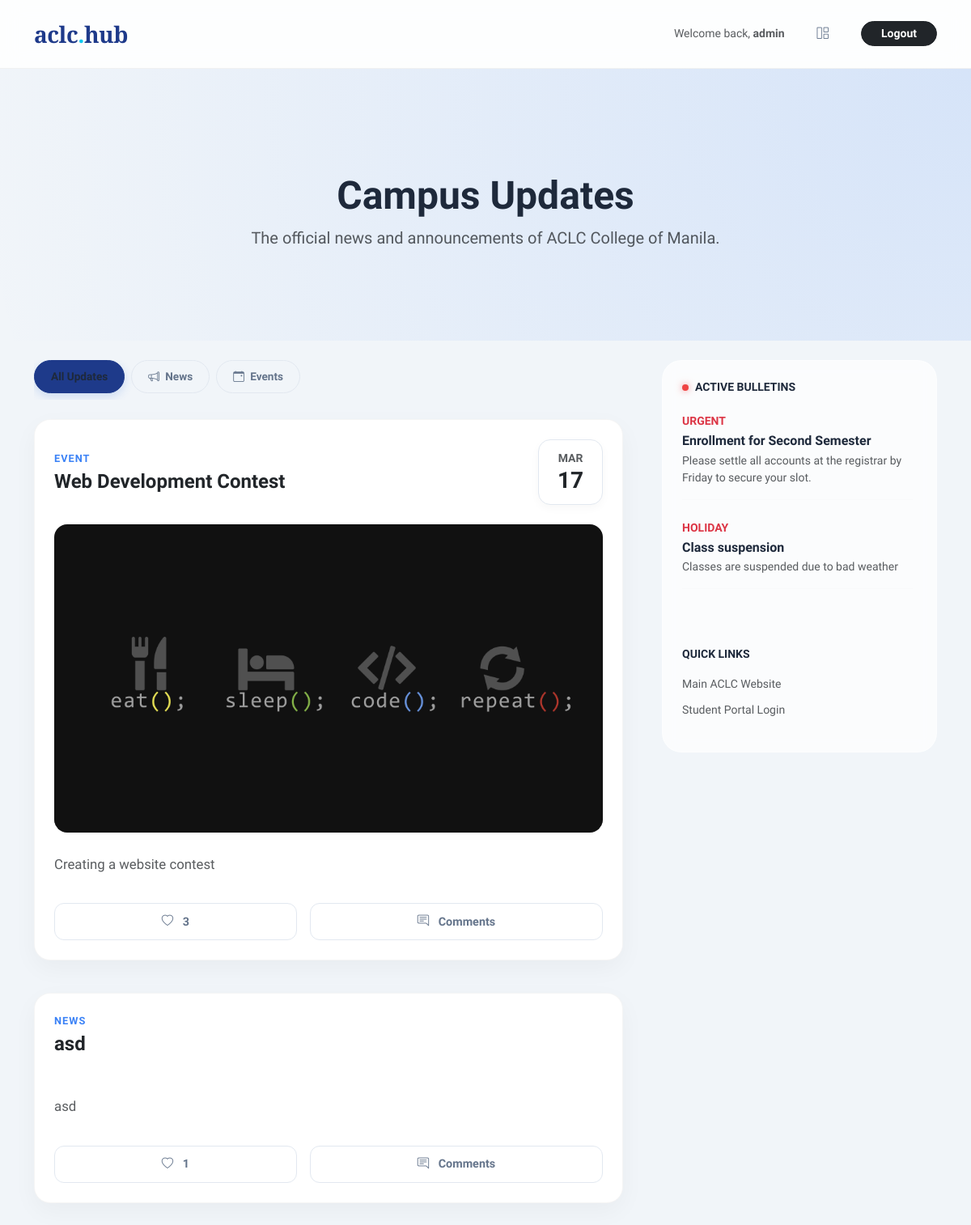
The page / (signed in) on the database its author committed.
### tables this page shows
CREATE TABLE `posts` (
  `id` int(11) NOT NULL,
  `title` varchar(255) NOT NULL,
  `content` text NOT NULL,
  `type` enum('news','event') DEFAULT 'news',
  `image_path` varchar(255) DEFAULT NULL,
  `likes` int(11) DEFAULT 0,
  `created_at` timestamp NOT NULL DEFAULT current_timestamp(),
  `event_date` date DEFAULT NULL
);

### index.php (the view, shortened to what this page needs)
<?php
require_once 'config/db.php';
$stmt = $pdo->query("SELECT * FROM posts WHERE created_at <= NOW() ORDER BY created_at DESC");
$posts = $stmt->fetchAll(PDO::FETCH_ASSOC);
?>
<!DOCTYPE html>
<html lang="en">
<head>
    <link href="https://cdn.jsdelivr.net/npm/bootstrap@5.3.0/dist/css/bootstrap.min.css" rel="stylesheet">
    <link rel="stylesheet" href="https://cdn.jsdelivr.net/npm/bootstrap-icons@1.11.3/font/bootstrap-icons.min.css">
    <link rel="stylesheet" href="assets/css/style.css">
</head>
<body>
    <nav class="navbar navbar-expand-lg navbar-elegant sticky-top">
        <div class="container">
            <a class="navbar-brand d-flex align-items-center" href="index.php">
                <span class="brand-text fs-3 fw-bold">aclc<span class="text-info">.</span>hub</span>
            </a>
            <div class="ms-auto d-flex align-items-center gap-3">
                <span class="text-muted small d-none d-md-block">Welcome back, <strong><?= htmlspecialchars($_SESSION['username']) ?></strong></span>
                <?php if ($_SESSION['role'] === 'admin'): ?>
                    <a href="admin.php" class="btn btn-sm btn-elegant border-0"><i class="bi bi-grid-1x2"></i></a>
                <?php endif; ?>
                <button onclick="confirmLogout(event)" class="btn btn-sm btn-dark rounded-pill px-4 fw-bold">Logout</button>
            </div>
        </div>
    </nav>
    <div class="hero-elegant text-center">
        <div class="hero-bg-container">
            <div class="container py-5">
                <h1 class="display-5 fw-bold mb-2">Campus Updates</h1>
                <p class="text-muted lead">The official news and announcements of ACLC College of Manila.</p>
            </div>
        </div>
    </div>
    <div class="container py-4">
        <div class="row g-5">
            <div class="col-lg-8">
                <div class="d-flex align-items-center gap-2 mb-4 overflow-auto pb-2 feed-filters">
                    <button class="filter-pill active" data-filter="all">All Updates</button>
                    <button class="filter-pill" data-filter="news"><i class="bi bi-megaphone me-1"></i> News</button>
                    <button class="filter-pill" data-filter="event"><i class="bi bi-calendar-event me-1"></i> Events</button>
                </div>
                <div id="feedContainer">
                    <?php foreach ($posts as $post): ?>
                        <div class="card elegant-card post-card" data-category="<?= $post['type'] ?>">
                            <div class="p-4 d-flex justify-content-between align-items-center">
                                <div>
                                    <div class="card-meta mb-1"><?= $post['type'] ?></div>
                                    <h2 class="h4 fw-bold mb-0"><?= htmlspecialchars($post['title']) ?></h2>
                                </div>
                                <?php if ($post['type'] == 'event'): ?>
                                    <?php $displayDate = !empty($post['event_date']) ? $post['event_date'] : $post['created_at']; ?>
                                    <div class="date-badge-elegant">
                                        <div class="small fw-bold text-uppercase text-muted"><?= date('M', strtotime($displayDate)) ?></div>
                                        <div class="h3 fw-bold mb-0 text-dark"><?= date('d', strtotime($displayDate)) ?></div>
                                    </div>
                                <?php endif; ?>
                            </div>
                            <?php if (!empty($post['image_path'])): ?>
                                <div class="px-4">
                                    <img src="<?= htmlspecialchars($post['image_path']) ?>" class="img-fluid rounded-4 w-100" alt="News Image" style="max-height: 450px; object-fit: cover;">
                                </div>
                            <?php endif; ?>
                            <div class="card-body p-4">
                                <p class="text-muted" style="line-height: 1.8; font-size: 1.05rem;">
                                    <?= nl2br(htmlspecialchars($post['content'])) ?>
                                </p>
                                <div class="d-flex gap-3 mt-2">
                                    <button class="btn btn-elegant flex-grow-1" onclick="likePost(<?= $post['id'] ?>, this)">
                                        <i class="bi bi-heart me-2"></i> <span id="likeCount_<?= $post['id'] ?>"><?= $post['likes'] ?></span>
                                    </button>
                                    <button class="btn btn-elegant flex-grow-1" data-bs-toggle="collapse" data-bs-target="#comments_<?= $post['id'] ?>">
                                        <i class="bi bi-chat-right-text me-2"></i> Comments
                                    </button>
                                </div>
                            </div>
                        </div>
                    <?php endforeach; ?>
                </div>
            </div>
            <div class="col-lg-4">
                <div class="sidebar-sticky">
                    <h6 class="fw-bold text-uppercase small letter-spacing-1 mb-4"><span class="alert-dot"></span>Active Bulletins</h6>
                    <div class="urgent-scroll">
                        <?php
                        if (file_exists('data/announcements.xml')) {
                            $xml = simplexml_load_file('data/announcements.xml');
                            foreach ($xml->announcement as $item) {
                                echo "
                                <div class='mb-4 pb-3 border-bottom border-light'>
                                    <div class='text-danger fw-bold small mb-1'>{$item->category}</div>
                                    <h6 class='fw-bold mb-1'>{$item->title}</h6>
                                    <p class='small text-muted mb-0'>{$item->description}</p>
                                </div>";
                            }
                        }
                        ?>
                    </div>
                    <div class="mt-5">
                        <h6 class="fw-bold text-uppercase small letter-spacing-1 mb-3">Quick Links</h6>
                        <ul class="list-unstyled">
                            <li class="mb-2"><a href="http://www.aclc.edu.ph/" class="text-decoration-none text-muted small hover-navy">Main ACLC Website</a></li>
                            <li class="mb-2"><a href="http://www.amaesonline.com/index_pscs.php" class="text-decoration-none text-muted small hover-navy">Student Portal Login</a></li>
                        </ul>
                    </div>
                </div>
            </div>
        </div>
    </div>
</body>
</html>

### assets/css/style.css (style rules this page uses)
:root { --aclc-navy: #1e3a8a; --aclc-cyan: #3b82f6; --elegant-bg: #f1f5f9; --text-dark: #1e293b; --text-muted: #64748b; }
body { font-family: 'Plus Jakarta Sans', 'Inter', 'Segoe UI', Tahoma, Geneva, Verdana, sans-serif; background-color: var(--elegant-bg); color: var(--text-dark); overflow-y: scroll; }
.card { border-radius: 1rem; border: 1px solid rgba(0, 0, 0, 0.04) !important; box-shadow: 0 6px 10px rgba(0, 0, 0, 0.03) !important; }
.elegant-card { background: #ffffff; border-radius: 20px !important; border: 1px solid rgba(0, 0, 0, 0.04) !important; box-shadow: 0 10px 30px rgba(0, 0, 0, 0.04) !important; transition: all 0.35s ease; overflow: hidden; margin-bottom: 2.5rem; }
.navbar-elegant { background: rgba(255, 255, 255, 0.85); backdrop-filter: blur(14px); border-bottom: 1px solid rgba(0, 0, 0, 0.05); padding: 1rem 0; }
.brand-text { font-family: 'Playfair Display', serif; color: var(--aclc-navy); letter-spacing: -0.5px; }
.hero-elegant { padding: 5rem 0 3rem 0; background: radial-gradient(circle at top right, rgba(59, 130, 246, 0.15), transparent); }
.card-meta { font-size: 0.8rem; text-transform: uppercase; letter-spacing: 1px; font-weight: 700; color: var(--aclc-cyan); }
.date-badge-elegant { background: #ffffff; border: 1px solid #e2e8f0; border-radius: 15px; padding: 12px; text-align: center; min-width: 80px; box-shadow: 0 4px 12px rgba(0, 0, 0, 0.03); }
.btn-elegant { background: transparent; border: 1px solid #e2e8f0; color: var(--text-muted); border-radius: 12px; padding: 0.7rem 1.5rem; font-weight: 600; font-size: 0.9rem; transition: all 0.2s; }
.urgent-scroll { max-height: 420px; overflow-y: auto; padding-right: 5px; }
.alert-dot { height: 8px; width: 8px; background-color: #ef4444; border-radius: 50%; display: inline-block; margin-right: 8px; box-shadow: 0 0 8px rgba(239, 68, 68, 0.6); }
.sidebar-sticky { top: 100px; padding: 1.5rem; background: rgba(255, 255, 255, 0.7); backdrop-filter: blur(10px); border-radius: 24px; border: 1px solid rgba(255, 255, 255, 0.4); }
.feed-filters { -ms-overflow-style: none; scrollbar-width: none; }
.filter-pill { background-color: var(--white); color: #64748b; border: 1px solid #e2e8f0; border-radius: 50px; padding: 0.6rem 1.25rem; font-size: 0.85rem; font-weight: 600; cursor: pointer; transition: all 0.3s cubic-bezier(0.16, 1, 0.3, 1); white-space: nowrap; }
.filter-pill.active { background-color: var(--aclc-navy); color: var(--white); border-color: var(--aclc-navy); box-shadow: 0 4px 12px rgba(46, 110, 220, 0.189); }

### rows shown on the page
posts: type "EVENT", title "Web Development Contest", event_date "MAR", event_date "17", image_path (picture), content "Creating a website contest", likes "3"
posts: type "NEWS", title "asd", content "asd", likes "1"

### other values the page prints
$_SESSION['username'] "admin"
$item->category "URGENT"
$item->title "Enrollment for Second Semester"
$item->description "Please settle all accounts at the registrar by Friday to secure your slot."
$item->category "HOLIDAY"
$item->title "Class suspension"
$item->description "Classes are suspended due to bad weather"
